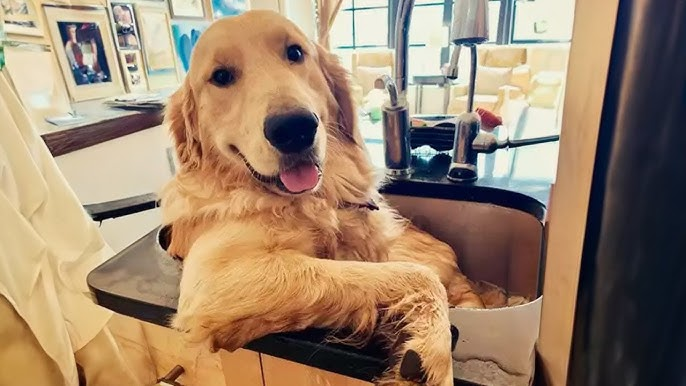
#> input picture cw14/golden.jpg, 686 x 386 px
$ python zad5.py
#> lines starting #> are read from the running program, lines starting #| are printed output that depends on the picture
#> further down, image is the input picture: shape (386, 686, 3); mean B, G, R 108.5, 132.4, 156.6
import cv2
import numpy as np


# Dodanie szumu typu "sól i pieprz"
def salt_and_pepper(image, amount=0.05):
#> called with amount = 0.03
    noisy = image.copy()
    num_salt = np.ceil(amount * image.size * 0.5).astype(int)
#> num_salt = 11916
    coords = [np.random.randint(0, i, num_salt) for i in image.shape[:2]]
    noisy[coords[0], coords[1]] = 255

    num_pepper = np.ceil(amount * image.size * 0.5).astype(int)
#> num_pepper = 11916
    coords = [np.random.randint(0, i, num_pepper) for i in image.shape[:2]]
    noisy[coords[0], coords[1]] = 0
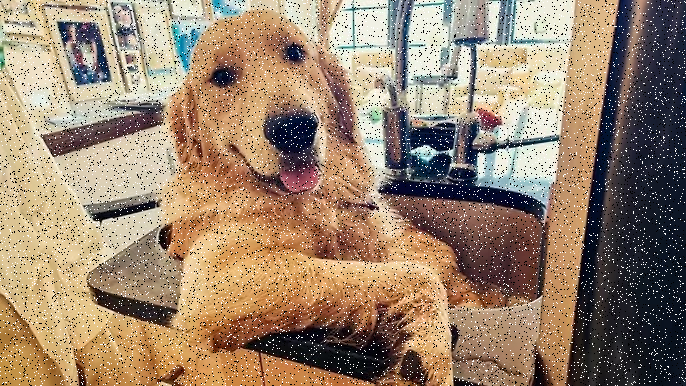
#> noisy: shape (386, 686, 3); mean B, G, R 109.9, 131.8, 153.8
    return noisy


image = cv2.imread('golden.jpg')
cv2.imshow('Oryginal', image)
noisy_image = salt_and_pepper(image, 0.03)
cv2.imshow("Zaszumiony", noisy_image)

# Porównanie metod
cv2.imshow("Median", cv2.medianBlur(noisy_image, 5))
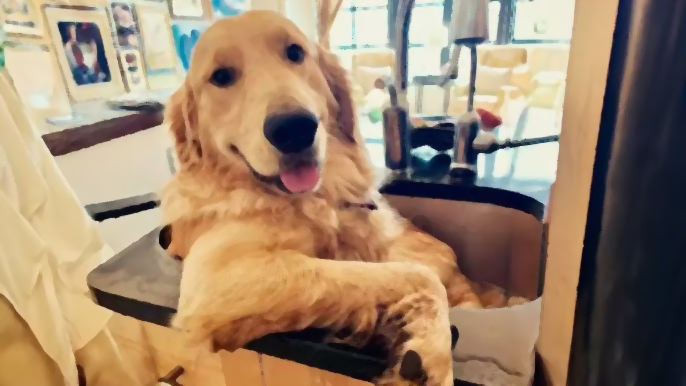
#> window 'Median': shape (386, 686, 3); mean B, G, R 108.7, 132.8, 156.9
cv2.imshow("Gaussian", cv2.GaussianBlur(noisy_image, (5, 5), 0))
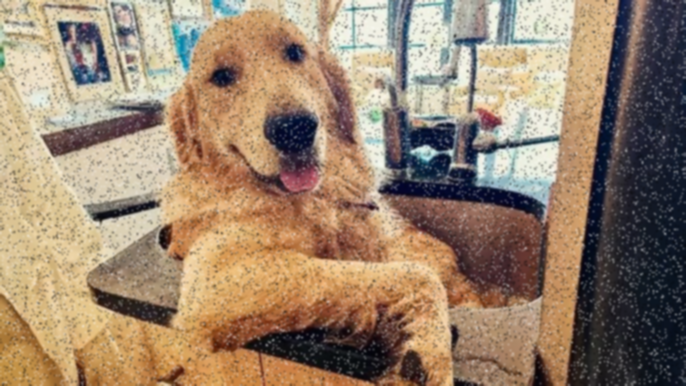
#> window 'Gaussian': shape (386, 686, 3); mean B, G, R 109.9, 131.8, 153.8
cv2.imshow("Bilateral", cv2.bilateralFilter(noisy_image, 9, 75, 75))

# Komentarze:
# - Rozmycie medianowe najskuteczniejsze w usuwaniu "soli i pieprzu"
# - Gaussian i Bilateral lepsze dla szumu Gaussa

cv2.waitKey(0)
cv2.destroyAllWindows()

$ run again, with cw14/flowers.jpg copied over cw14/golden.jpg
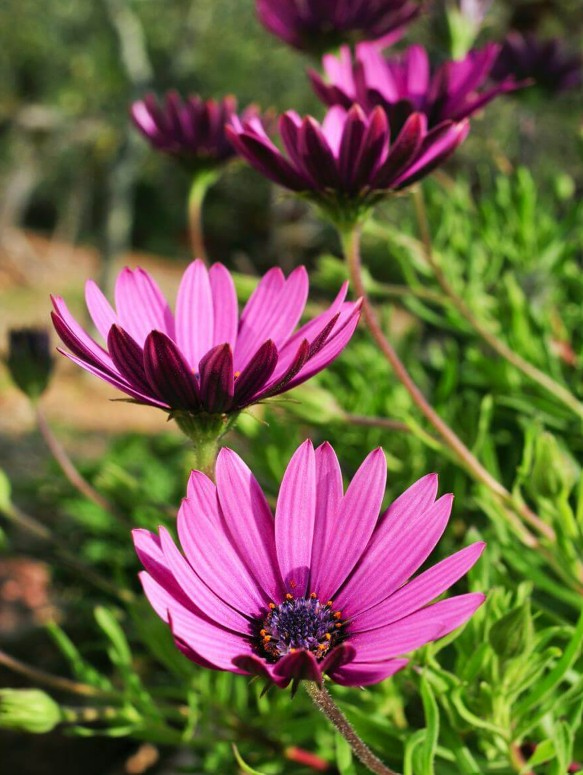
#> input picture cw14/flowers.jpg, 583 x 775 px
#> image is the input picture: shape (775, 583, 3); mean B, G, R 69.9, 95.2, 111.1
#> in salt_and_pepper, `noisy[coords[0], coords[1]] = 0`:
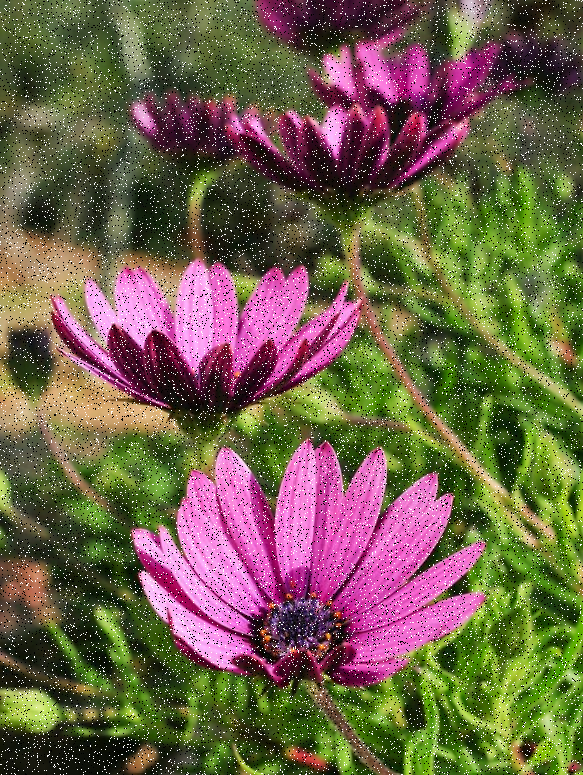
#> noisy: shape (775, 583, 3); mean B, G, R 74.6, 97.7, 112.3
#> `cv2.imshow("Gaussian", cv2.GaussianBlur(noisy_image, (5, 5), 0))`:
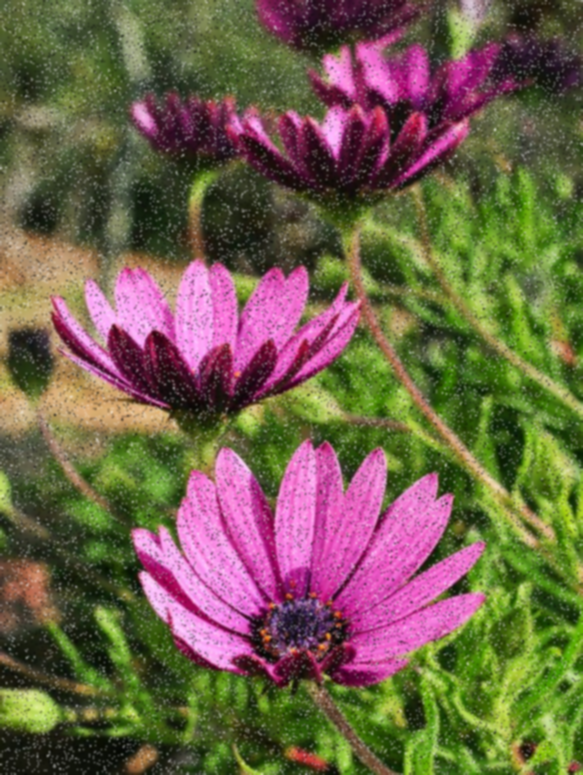
#> window 'Gaussian': shape (775, 583, 3); mean B, G, R 74.6, 97.7, 112.3

$ run again, with cw14/road_sign.jpg copied over cw14/golden.jpg
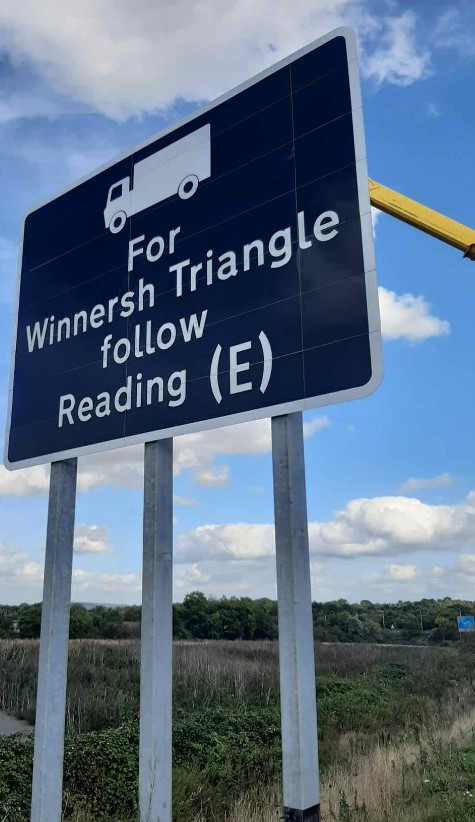
#> input picture cw14/road_sign.jpg, 475 x 822 px
#> image is the input picture: shape (822, 475, 3); mean B, G, R 132, 110.4, 91.3
#> in salt_and_pepper, `noisy[coords[0], coords[1]] = 0`:
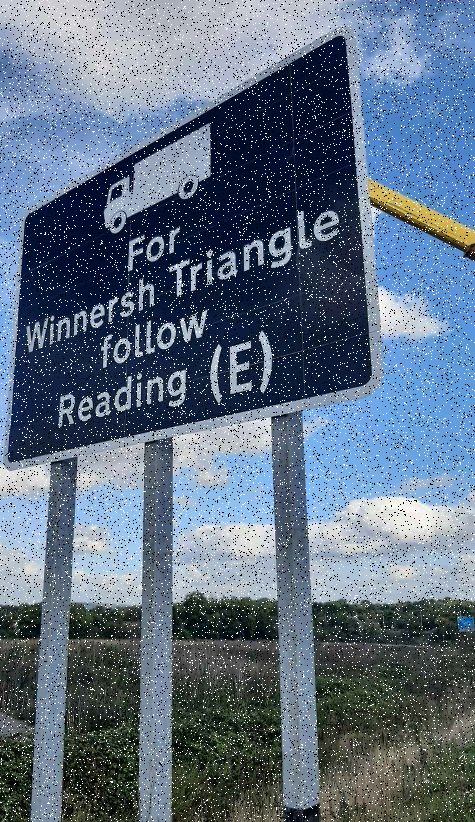
#> noisy: shape (822, 475, 3); mean B, G, R 131.4, 111.6, 94.2
#> `cv2.imshow("Gaussian", cv2.GaussianBlur(noisy_image, (5, 5), 0))`:
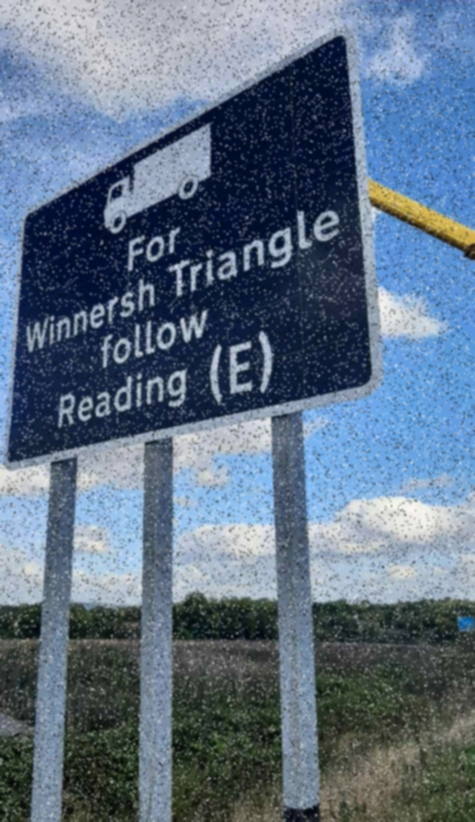
#> window 'Gaussian': shape (822, 475, 3); mean B, G, R 131.4, 111.7, 94.2
